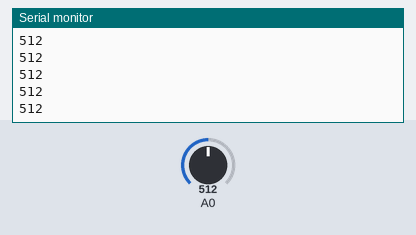
Simulated run of this sketch. Board: Arduino Uno, built with avr-gcc and run on an emulated ATmega328P. On the bench: the last lines printed to the serial monitor. Inputs (shaded band) come from the test bench; at power-on: A0 = 512.

Above: at 1.2 s.
1.3 s: A0 set to 716
At 1.9 s:
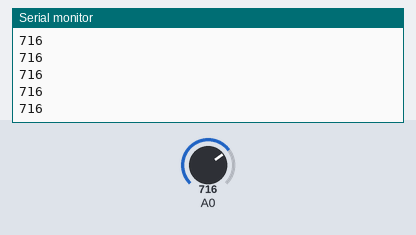
2.8 s: A0 set to 900
At 3.6 s:
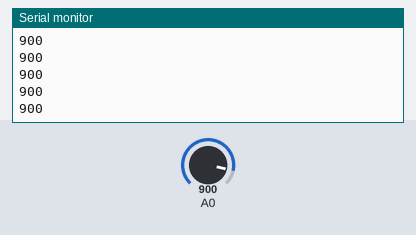
Timing chart, 0 to 5.8 s (numbered marks = the images above; inputs shaded):
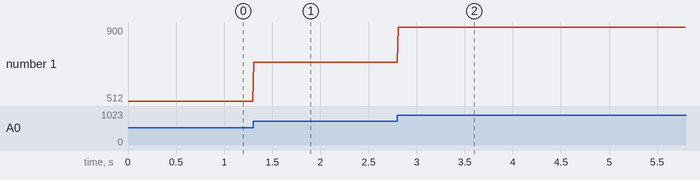

The sketch:

emg_basic_read.ino
```cpp
void setup() {
  Serial.begin(9600);
}

void loop() {
  int emgValue = analogRead(A0);
  Serial.println(emgValue);
  delay(10);
}
```

Measured:
- after the input at 1.3 s, the serial monitor: prints a new line at once (image 1)
- after the input at 2.8 s, the serial monitor: prints a new line at once (image 2)
- plotted number 1: 512 → 716 after the input at 1.3 s, 716 → 900 after the input at 2.8 s
